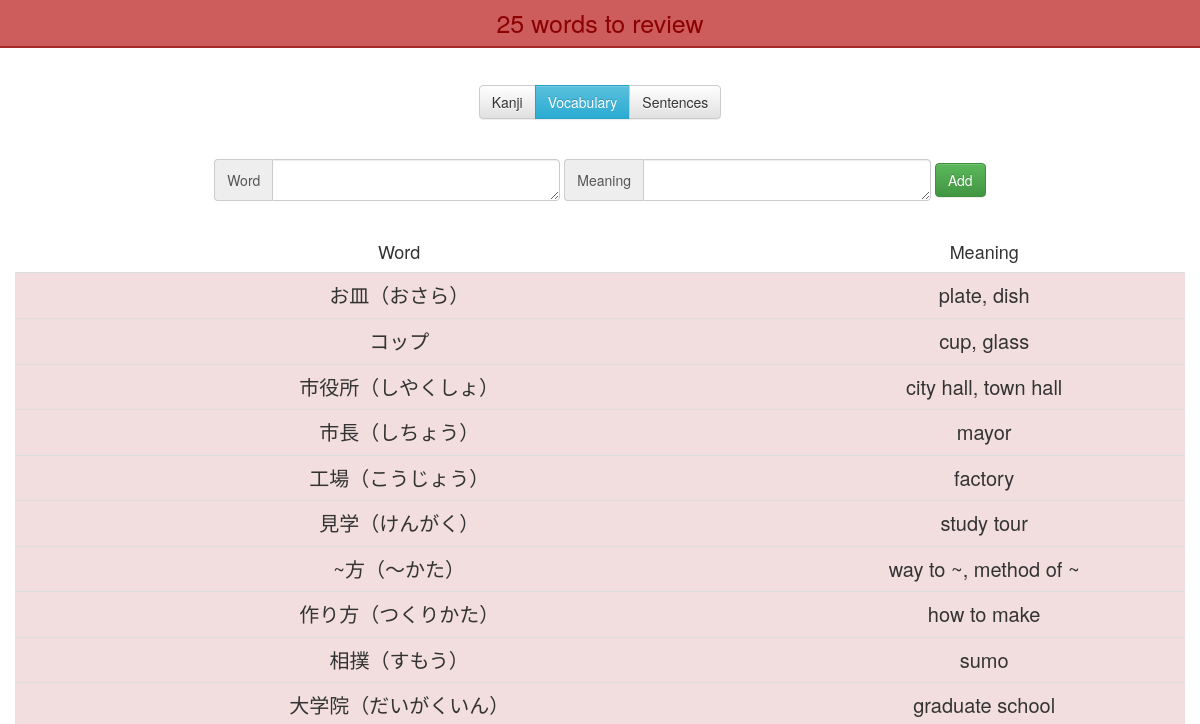
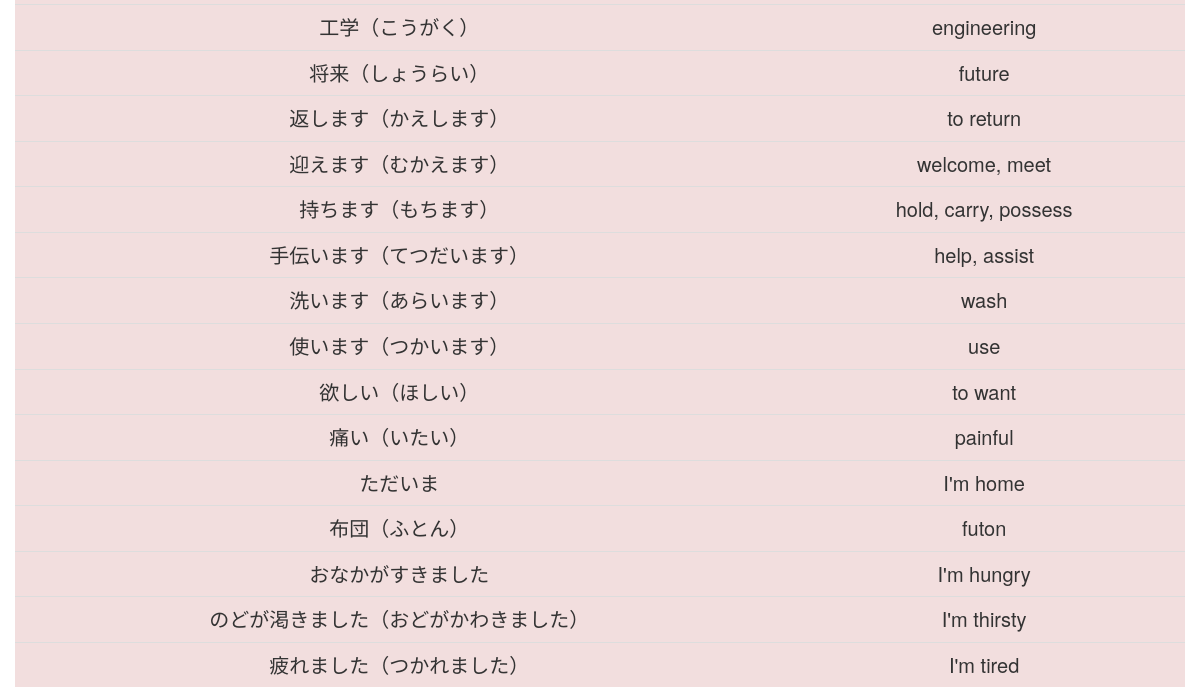
Before: /vocabularyController.php?word=1 with the older database file (2 pictures, top to bottom).
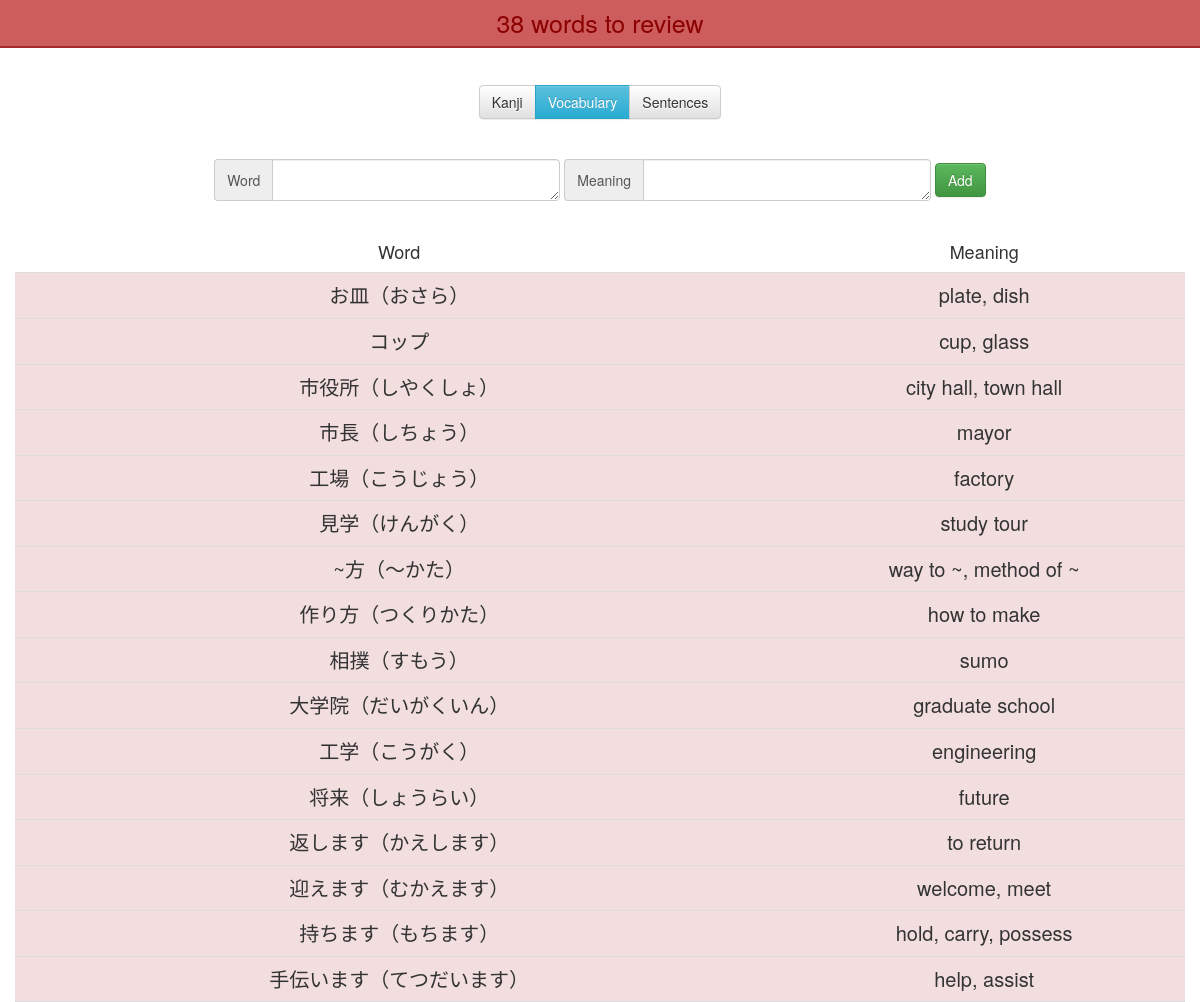
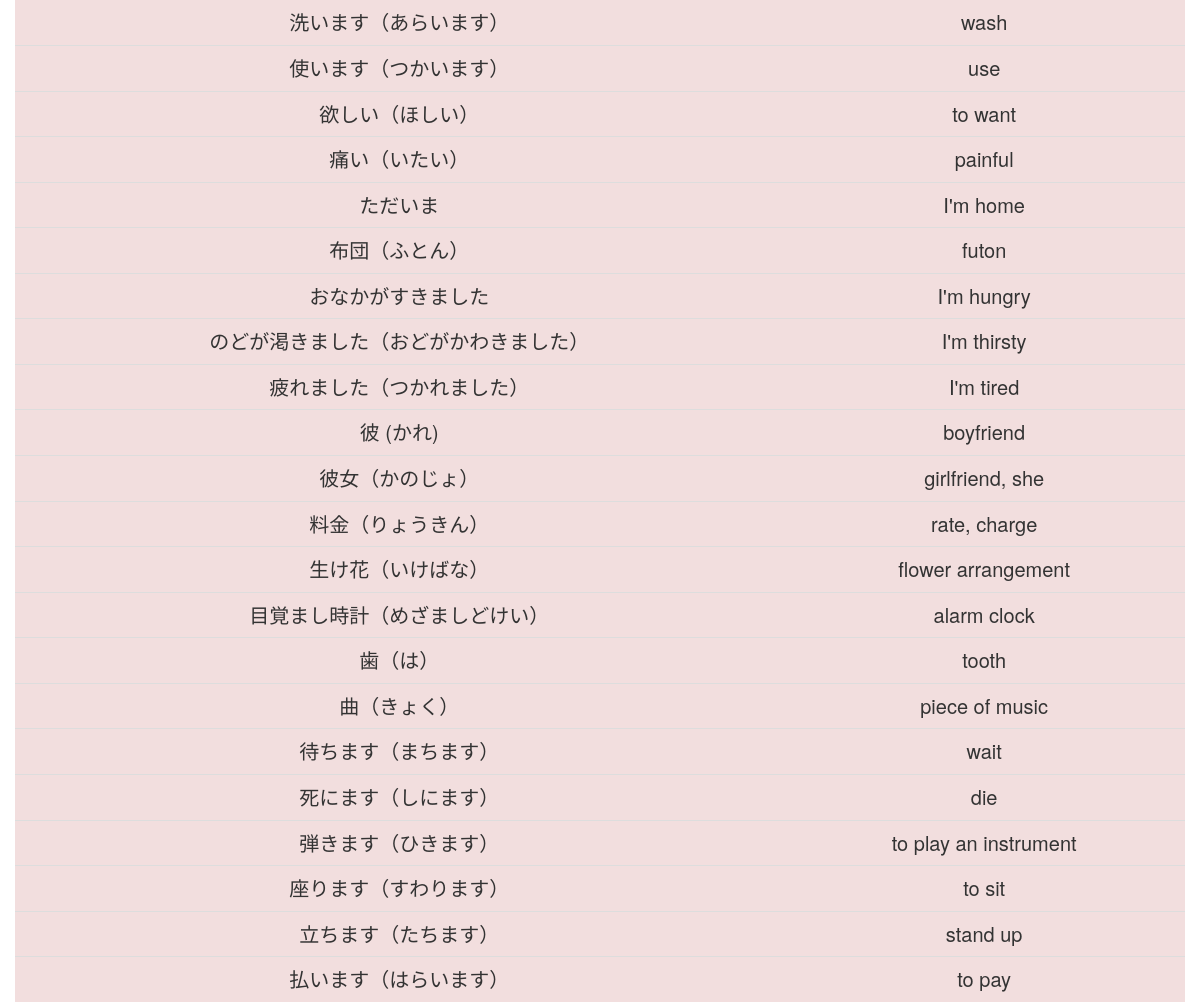
After: the same page with the newer database file (2 pictures, top to bottom).
### tables this page shows
CREATE TABLE `vocabulary` (
  `id` int(11) NOT NULL AUTO_INCREMENT,
  `chara` text NOT NULL,
  `meaning` text NOT NULL,
  `day` int(11) NOT NULL DEFAULT 1,
  `dateNext` timestamp NOT NULL DEFAULT current_timestamp() ON UPDATE current_timestamp(),
  `toTestKanji` tinyint(4) NOT NULL DEFAULT 0,
  `toTestMeaning` tinyint(4) NOT NULL DEFAULT 0,
  `testable` tinyint(4) NOT NULL DEFAULT 1,
  `word` tinyint(4) NOT NULL DEFAULT 1,
  PRIMARY KEY (`id`)
);

### vocabularyController.php (called while the page is built, shortened)
<?php
include_once("Word.php");
if($_GET["word"]==1) {
    $allWords = getAllWords();
}
else{
    $allWords = getAllSentences();
}
$numberKanji = getNumberToTestKanji($allWords);
$numberMeaning = getNumberToTestMeaning($allWords);
$numberToReview = getNombreARevoir($allWords);
include_once("vocabularyView.php");
?>

### Connection.php (called while the page is built, shortened)
<?php
class Connection{
    private static $bdd = null;
    private function __construct(){
        try{
            self::$bdd = new PDO('mysql:host=localhost;dbname=kanji', 'root', '');
        }
        catch(Exception $e){
            die('Erreur : '.$e->getMessage());
        }
    }
    public static function getBdd(){
        return self::$bdd;
    }
}
?>

### Word.php (called while the page is built, shortened)
<?php
class Word{
    private $id;
    private $character;
    private $meaning;
    private $dateNext;
    private $toTestKanji;
    private $toTestMeaning;
    private $class;
    public function __construct($id, $character, $meaning, $day, $dateNext, $toTestKanji, $toTestMeaning, $testable, $word){
        $this->id=$id;
        $this->character=$character;
        $this->meaning=$meaning;
        $this->dateNext=$dateNext;
        $this->toTestKanji=$toTestKanji;
        $this->toTestMeaning=$toTestMeaning;
    }
    public function calculTime(){
        $time = time();
        $second = strtotime($this->dateNext)-$time;
        if($second>0) {
            $jour = floor($second / (60 * 60 * 24));
            $heure = floor(($second - $jour * 24 * 60 * 60) / (60 * 60));
            $minute = floor(($second - $heure * 60 * 60 - $jour * 24 * 60 * 60) / (60));
            $second = floor($second - $minute * 60 - $heure * 60 * 60 - $jour * 24 * 60 * 60);
            if($jour==0){
                $this->class="warning";
                $this->compteur = $heure . "h " . $minute . "m " . $second . "s";
            }
            else
                $this->compteur = $jour . "jours " . $heure . "h " . $minute . "m " . $second . "s";
        }
        else {
            $jour = ceil($second / (60 * 60 * 24));
            $heure = ceil(($second - $jour * 24 * 60 * 60) / (60 * 60));
            $minute = ceil(($second - $heure * 60 * 60 - $jour * 24 * 60 * 60) / (60));
            $second = ceil($second - $minute * 60 - $heure * 60 * 60 - $jour * 24 * 60 * 60);
            if(!($jour==0 && $heure==0 && $second==0 && $minute==0))
                $this->class="danger";
            else
                $this->class="warning";
        }
    }
    public function getId(){
        return $this->id;
    }
    public function getCharacter(){
        return $this->character;
    }
    public function getClass(){
        return $this->class;
    }
    public function getMeaning(){
        return $this->meaning;
    }
    public function getToTestKanji(){
        return $this->toTestKanji;
    }
    public function getToTestMeaning(){
        return $this->toTestMeaning;
    }
    public function getDateNext(){
        return $this->dateNext;
    }
}
include_once("Connection.php");
function getAllWords(){
    $req = Connection::getBdd()->query("SELECT * FROM Vocabulary WHERE word=1 ORDER BY dateNext");
    while($data = $req->fetch())
        $array[] = new Word($data['id'], $data['chara'], $data['meaning'], $data['day'], $data['dateNext'], $data['toTestKanji'], $data['toTestMeaning'], $data['testable'], $data['word']);
    if(isset($array)) return $array;
}
function getNombreARevoir($all){
    if(isset($all)){
        $nb = 0;
        foreach($all as $word){
            if($word->getDateNext()<date('Y-m-d H:i:s', strtotime('+0day', date(time()))))
                $nb++;
        }
        return $nb;
    }
    return 0;
}
function getNumberToTestMeaning($all){
    $nb = 0;
    return $nb;
}
function getNumberToTestKanji($all){
    $nb = 0;
    return $nb;
}
?>

### vocabularyView.php (the view)
<body>
        <?php if($numberKanji>0 || $numberMeaning>0 || $numberToReview>0){?>
            <div class="review">
                <?php if($numberToReview>0){ ?>
                <div class="reviewKanjiHeader" onclick="document.location.href='vocabularyReview.php?word=<?php echo $_GET["word"] ?>'">
                    <span><?php echo $numberToReview;if($_GET["word"]==1) echo " word"; else echo " sentence";if($numberToReview!=1) echo "s" ?> to review</span>
                </div>
                <?php }if($numberMeaning>0){ ?>
                <div class="testMeaningHeader" onclick="document.location.href='vocabularyTest.php?test=1&word=<?php echo $_GET["word"] ?>'">
                    <span><?php echo $numberMeaning ?> meaning test</span>
                </div>
                <?php }if($numberKanji>0){ ?>
                <div class="testKanjiHeader" onclick="document.location.href='vocabularyTest.php?test=2&word=<?php echo $_GET["word"] ?>'">
                    <span><?php echo $numberKanji ?> japanese test</span>
                </div>
                <?php } ?>
            </div>
        <?php
        }?>
        <div class="page">
            <div class="menu-onglet btn-group" role="group" aria-label="...">
                <button onclick="document.location.href='index.php'" type="button" class="btn btn-default">Kanji</button>
                <button onclick="document.location.href='vocabularyController.php?word=1'" type="button" class="btn <?php if($_GET['word']==1) echo 'btn-info';else echo 'btn-default' ?>">Vocabulary</button>
                <button onclick="document.location.href='vocabularyController.php?word=2'" type="button" class="btn <?php if($_GET['word']==2) echo 'btn-info';else echo 'btn-default' ?>"">Sentences</button>
            </div>
            <form id="form-add" action="vocabularyController.php?word=<?php echo $_GET['word'] ?>" method="post" class="form-inline">
                <div class="form-group">
                <div class="input-group">
                    <div class="input-group-addon">Word</div>
                <textarea autocomplete="off" autocorrect="off" autocapitalize="off" spellcheck="false" type="text" rows="1" class="form-control" name="word"></textarea>
                </div>
                <div class="input-group">
                    <div class="input-group-addon">Meaning</div>
                    <textarea autocomplete="off" autocorrect="off" autocapitalize="off" spellcheck="false" type="text" rows="1" class="form-control" name="meaning"></textarea>
                </div>
                </div>
                <button type="submit" class="btn btn-success">Add</button>
            </form>
        <table class="table">
        <tr>
            <td><?php if($_GET['word']==1) echo 'Word';else echo 'Sentence'?></td>
            <td>Meaning</td>
        </tr>
<?php
    if(isset($allWords)){
        foreach ($allWords as $word){?>
            <tr <?php echo "onclick=document.location.href='vocabularyReview.php?id=".$word->getId()."&word=".$_GET['word']."'" ?> class=<?php echo "'listKanji ".$word->getClass()."'" ?>>
                <td><?php echo $word->getCharacter() ?></td>
                <td><?php echo $word->getMeaning() ?></td>
            </tr>
        <?php
        }
    }?>
    </table>
    </div>
</body>
</html>

### css/style.css (style rules this page uses)
body { --color-background: white; --font-color: rgb(51, 51, 51); background-color: var(--color-background) !important; }
.page { padding-top: 15px; text-align: center; margin-right: auto; margin-left: auto; color: var(--font-color); }
@media (min-width: 768px) { .page { width: 750px; } }
@media (min-width: 992px) { .page { width: 970px; } }
@media (min-width: 1200px) { .page { width: 1170px; } }
.table > tbody > tr:first-child > td { font-size: 18px; border: none; color: var(--font-color); background-color: var(--color-background) !important; }
.table > tbody > tr > td { color: rgb(51, 51, 51); }
td { vertical-align: top; text-align: center; }
table { margin-top: 30px; width: 100%; }
.page > table { margin-bottom: 0px; }
.review { position: fixed; z-index: 1; right: 0; left: 0; font-size: 25px; cursor: pointer; display: flex; }
.reviewKanjiHeader { text-align: center; padding: 5px; background: indianred; border-bottom: 2px solid brown; width: 100%; }
.listKanji { cursor: pointer; }
@media (min-width: 992px) { .listKanji { font-size: 20px; } }
.menu-onglet { margin-top: 70px; }
#form-add { margin-top: 40px; }
.form-control { font-size: 25px; width: 700px; }

Changed rows visible on the page:
added vocabulary: chara "彼 (かれ)", meaning "boyfriend"
added vocabulary: chara "彼女（かのじょ）", meaning "girlfriend, she"
added vocabulary: chara "料金（りょうきん）", meaning "rate, charge"
added vocabulary: chara "生け花（いけばな）", meaning "flower arrangement"
added vocabulary: chara "目覚まし時計（めざましどけい）", meaning "alarm clock"
added vocabulary: chara "歯（は）", meaning "tooth"
added vocabulary: chara "曲（きょく）", meaning "piece of music"
added vocabulary: chara "待ちます（まちます）", meaning "wait"
added vocabulary: chara "死にます（しにます）", meaning "die"
added vocabulary: chara "弾きます（ひきます）", meaning "to play an instrument"
added vocabulary: chara "座ります（すわります）", meaning "to sit"
added vocabulary: chara "立ちます（たちます）", meaning "stand up"
added vocabulary: chara "払います（はらいます）", meaning "to pay"
Other visible differences:
$numberToReview: "25" → "38"
